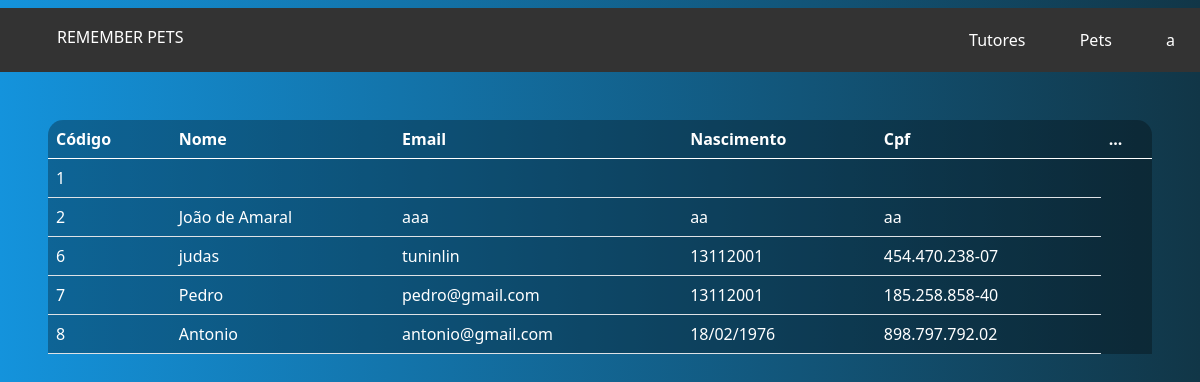
Page /listuser.php (signed in) on the committed database.
### tables this page shows
CREATE TABLE IF NOT EXISTS `solicitar` (
  `id` int NOT NULL AUTO_INCREMENT,
  `nome` varchar(100) NOT NULL,
  `email` varchar(100) NOT NULL,
  `senha` varchar(100) NOT NULL,
  `nascimento` varchar(15) NOT NULL,
  `cpf` varchar(15) NOT NULL,
  PRIMARY KEY (`id`)
);

### listuser.php (the view, shortened to what this page needs)
<?php
include_once("conexao.php");
$logado = $_SESSION['email'];
$sql = "SELECT * FROM solicitar ORDER BY id ASC";
$result = $conn->query($sql);
?>
<html lang="en">
<head>
    <link href="https://cdn.jsdelivr.net/npm/bootstrap@5.0.2/dist/css/bootstrap.min.css" rel="stylesheet">
</head>
<body>
</body>
<ul>
<h2><a href="index.php">REMEMBER PETS</a></h2>
<li><a>Tutores</a>
</li>
<li><a>Pets</a>
</li>
<li><a><?php print_r($logado);?></a>
</li>
</ul>
    <div class="m-5">
    <form action="edit.php?id=$id" method="POST">
        <table class="table text-white table-bg">
            <thead>
                <tr>
                    <th scope="col">Código</th>
                    <th scope="col">Nome</th>
                    <th scope="col">Email</th>
                    <th scope="col">Nascimento</th>
                    <th scope="col">Cpf</th>
                    <th scope="col">...</th>
                </tr>
            </thead>
            <tbody>
                <?php
                    while($user_data = mysqli_fetch_assoc($result)) {
                        echo "<tr>";
                        echo "<td>".$user_data['id']."</td>";
                        echo "<td>".$user_data['nome']."</td>";
                        echo "<td>".$user_data['email']."</td>";
                        echo "<td>".$user_data['nascimento']."</td>";
                        echo "<td>".$user_data['cpf']."</td>";
                        echo "</tr>";
                    }
                    ?>
            </tbody>
        </table>
                </form>
    </div>
</html>

### listuser.php (style rules this page uses)
body { background: linear-gradient(to right, rgb(20, 147, 220), rgb(17, 54, 71)); color: white; text-align: center; }
.table-bg { background: rgba(0, 0, 0, 0.3); border-radius: 15px 15px 0 0; }
ul { list-style: none; background: #333; text-align: right; }
ul h2 a { float: left; display: block; padding: 20px 25px; color: #FFF; text-decoration: none; text-align: left; font-size: 16px; }
ul li { display: inline-block; position: relative; }
ul li a { display: block; padding: 20px 25px; color: #FFF; text-decoration: none; text-align: left; font-size: 16px; margin: 0px 0px; }

### rows in the picture
solicitar: id "1"
solicitar: id "2", nome "João de Amaral", email "aaa", nascimento "aa", cpf "aa"
solicitar: id "6", nome "judas", email "tuninlin", nascimento "13112001", cpf "454.470.238-07"
solicitar: id "7", nome "Pedro", email "pedro@gmail.com", nascimento "13112001", cpf "185.258.858-40"
solicitar: id "8", nome "Antonio", email "antonio@gmail.com", nascimento "18/02/1976", cpf "898.797.792.02"
